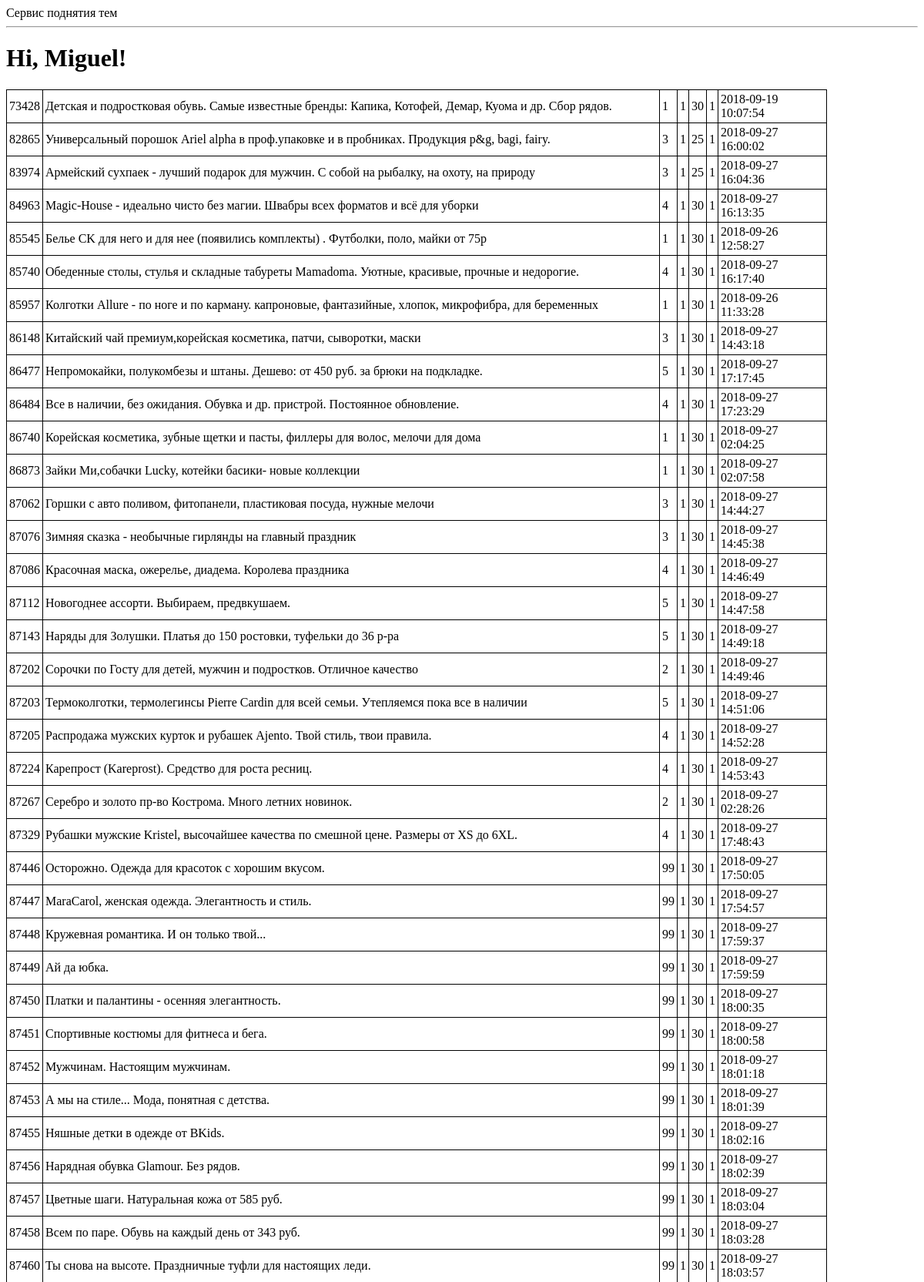
The page /2a (upper part) on the database its author committed.
### tables this page shows
CREATE TABLE topics (id INTEGER PRIMARY KEY UNIQUE NOT NULL, name VARCHAR (250) NOT NULL, ref VARCHAR (100), time_start TIME DEFAULT (7), time_stop TIME DEFAULT (23.05), interval_minutes INTEGER DEFAULT (30), user_id INTEGER REFERENCES users (id), last_up_time TIME DEFAULT (1), active INT DEFAULT (1), page INT, maxpage INT DEFAULT (1), actual INT DEFAULT (1), good_id INT DEFAULT (0));

### app.py (the view)
@app.route('/2a', methods=["GET"])
def index2():
    tpcs=engine.execute("""select t.id,
                                   t.name,
                                   t.page,
                                   t.maxpage,
                                   t.interval_minutes,
                                   t.active,
                                   datetime(last_up_time, 'unixepoch', 'localtime') up_time
                           from topics t
                           where actual=1""")
    user = {'username': 'Miguel'}
    posts = [
        {
            'author': {'username': 'John'},
            'body': 'Beautiful day in Portland!'
        },
        {
            'author': {'username': 'Susan'},
            'body': 'The Avengers movie was so cool!'
        }
    ]
    return render_template('index.html', title='Home', tpcs=tpcs, user=user)

### templates/index.html
{% extends "base.html" %}
{% block content %}
    <h1>Hi, {{ user.username }}!</h1>
    <table>
    {% for row in tpcs %}
        <tr>
            <td>{{ row["id"] }}</td>
            <td>{{ row["name"] }}</td>
            <td>{{ row["page"] }}</td>
            <td>{{ row["maxpage"] }}</td>
            <td>{{ row["interval_minutes"] }}</td>
            <td>{{ row["active"] }}</td>
            <td>{{ row["up_time"] }}</td>
        </tr>
    {% endfor %}
    </table>
{% endblock %}

### templates/base.html (shortened to what this page needs)
<html>
    <head>
    </head>
    <body>
        <div>
            Сервис поднятия тем
        </div>
        <hr>
        {% block content %}{% endblock %}
    </body>
</html>

### templates/base.html (style rules this page uses)
TABLE { width: 90%; border-collapse: collapse; }
TD, TH { padding: 3px; border: 1px solid black; }

### rows shown on the page
topics: id "73428", name "Детская и подростковая обувь. Самые известные бренды: Капика, Котофей, Демар, Куома и др. Сбор рядов.", page "1", maxpage "1", interval_minutes "30", active "1", up_time "2018-09-19 10:07:54"
topics: id "82865", name "Универсальный порошок Ariel alpha в проф.упаковке и в пробниках. Продукция p&g, bagi, fairy.", page "3", maxpage "1", interval_minutes "25", active "1", up_time "2018-09-27 16:00:02"
topics: id "83974", name "Армейский сухпаек - лучший подарок для мужчин. С собой на рыбалку, на охоту, на природу", page "3", maxpage "1", interval_minutes "25", active "1", up_time "2018-09-27 16:04:36"
topics: id "84963", name "Magic-House - идеально чисто без магии. Швабры всех форматов и всё для уборки", page "4", maxpage "1", interval_minutes "30", active "1", up_time "2018-09-27 16:13:35"
topics: id "85545", name "Белье CK для него и для нее (появились комплекты) . Футболки, поло, майки от 75р", page "1", maxpage "1", interval_minutes "30", active "1", up_time "2018-09-26 12:58:27"
topics: id "85740", name "Обеденные столы, стулья и складные табуреты Mamadoma. Уютные, красивые, прочные и недорогие.", page "4", maxpage "1", interval_minutes "30", active "1", up_time "2018-09-27 16:17:40"
topics: id "85957", name "Колготки Allure - по ноге и по карману. капроновые, фантазийные, хлопок, микрофибра, для беременных", page "1", maxpage "1", interval_minutes "30", active "1", up_time "2018-09-26 11:33:28"
topics: id "86148", name "Китайский чай премиум,корейская косметика, патчи, сыворотки, маски", page "3", maxpage "1", interval_minutes "30", active "1", up_time "2018-09-27 14:43:18"
topics: id "86477", name "Непромокайки, полукомбезы и штаны. Дешево: от 450 руб. за брюки на подкладке.", page "5", maxpage "1", interval_minutes "30", active "1", up_time "2018-09-27 17:17:45"
topics: id "86484", name "Все в наличии, без ожидания. Обувка и др. пристрой. Постоянное обновление.", page "4", maxpage "1", interval_minutes "30", active "1", up_time "2018-09-27 17:23:29"
topics: id "86740", name "Корейская косметика, зубные щетки и пасты, филлеры для волос, мелочи для дома", page "1", maxpage "1", interval_minutes "30", active "1", up_time "2018-09-27 02:04:25"
topics: id "86873", name "Зайки Ми,собачки Lucky, котейки басики- новые коллекции", page "1", maxpage "1", interval_minutes "30", active "1", up_time "2018-09-27 02:07:58"
topics: id "87062", name "Горшки с авто поливом, фитопанели, пластиковая посуда, нужные мелочи", page "3", maxpage "1", interval_minutes "30", active "1", up_time "2018-09-27 14:44:27"
topics: id "87076", name "Зимняя сказка - необычные гирлянды на главный праздник", page "3", maxpage "1", interval_minutes "30", active "1", up_time "2018-09-27 14:45:38"
topics: id "87086", name "Красочная маска, ожерелье, диадема. Королева праздника", page "4", maxpage "1", interval_minutes "30", active "1", up_time "2018-09-27 14:46:49"
topics: id "87112", name "Новогоднее ассорти. Выбираем, предвкушаем.", page "5", maxpage "1", interval_minutes "30", active "1", up_time "2018-09-27 14:47:58"
topics: id "87143", name "Наряды для Золушки. Платья до 150 ростовки, туфельки до 36 р-ра", page "5", maxpage "1", interval_minutes "30", active "1", up_time "2018-09-27 14:49:18"
topics: id "87202", name "Сорочки по Госту для детей, мужчин и подростков. Отличное качество", page "2", maxpage "1", interval_minutes "30", active "1", up_time "2018-09-27 14:49:46"
topics: id "87203", name "Термоколготки, термолегинсы Pierre Cardin для всей семьи. Утепляемся пока все в наличии", page "5", maxpage "1", interval_minutes "30", active "1", up_time "2018-09-27 14:51:06"
topics: id "87205", name "Распродажа мужских курток и рубашек Ajento. Твой стиль, твои правила.", page "4", maxpage "1", interval_minutes "30", active "1", up_time "2018-09-27 14:52:28"
topics: id "87224", name "Карепрост (Kareprost). Средство для роста ресниц.", page "4", maxpage "1", interval_minutes "30", active "1", up_time "2018-09-27 14:53:43"
topics: id "87267", name "Серебро и золото пр-во Кострома. Много летних новинок.", page "2", maxpage "1", interval_minutes "30", active "1", up_time "2018-09-27 02:28:26"
topics: id "87329", name "Рубашки мужские Kristel, высочайшее качества по смешной цене. Размеры от XS до 6XL.", page "4", maxpage "1", interval_minutes "30", active "1", up_time "2018-09-27 17:48:43"
topics: id "87446", name "Осторожно. Одежда для красоток с хорошим вкусом.", page "99", maxpage "1", interval_minutes "30", active "1", up_time "2018-09-27 17:50:05"
topics: id "87447", name "MaraCarol, женская одежда. Элегантность и стиль.", page "99", maxpage "1", interval_minutes "30", active "1", up_time "2018-09-27 17:54:57"
topics: id "87448", name "Кружевная романтика. И он только твой...", page "99", maxpage "1", interval_minutes "30", active "1", up_time "2018-09-27 17:59:37"
topics: id "87449", name "Ай да юбка.", page "99", maxpage "1", interval_minutes "30", active "1", up_time "2018-09-27 17:59:59"
topics: id "87450", name "Платки и палантины - осенняя элегантность.", page "99", maxpage "1", interval_minutes "30", active "1", up_time "2018-09-27 18:00:35"
topics: id "87451", name "Спортивные костюмы для фитнеса и бега.", page "99", maxpage "1", interval_minutes "30", active "1", up_time "2018-09-27 18:00:58"
topics: id "87452", name "Мужчинам. Настоящим мужчинам.", page "99", maxpage "1", interval_minutes "30", active "1", up_time "2018-09-27 18:01:18"
topics: id "87453", name "А мы на стиле... Мода, понятная с детства.", page "99", maxpage "1", interval_minutes "30", active "1", up_time "2018-09-27 18:01:39"
topics: id "87455", name "Няшные детки в одежде от BKids.", page "99", maxpage "1", interval_minutes "30", active "1", up_time "2018-09-27 18:02:16"
topics: id "87456", name "Нарядная обувка Glamour. Без рядов.", page "99", maxpage "1", interval_minutes "30", active "1", up_time "2018-09-27 18:02:39"
topics: id "87457", name "Цветные шаги. Натуральная кожа от 585 руб.", page "99", maxpage "1", interval_minutes "30", active "1", up_time "2018-09-27 18:03:04"
topics: id "87458", name "Всем по паре. Обувь на каждый день от 343 руб.", page "99", maxpage "1", interval_minutes "30", active "1", up_time "2018-09-27 18:03:28"
topics: id "87460", name "Ты снова на высоте. Праздничные туфли для настоящих леди.", page "99", maxpage "1", interval_minutes "30", active "1", up_time "2018-09-27 18:03:57"

### other values the page prints
{{ user.username }} "Miguel"
